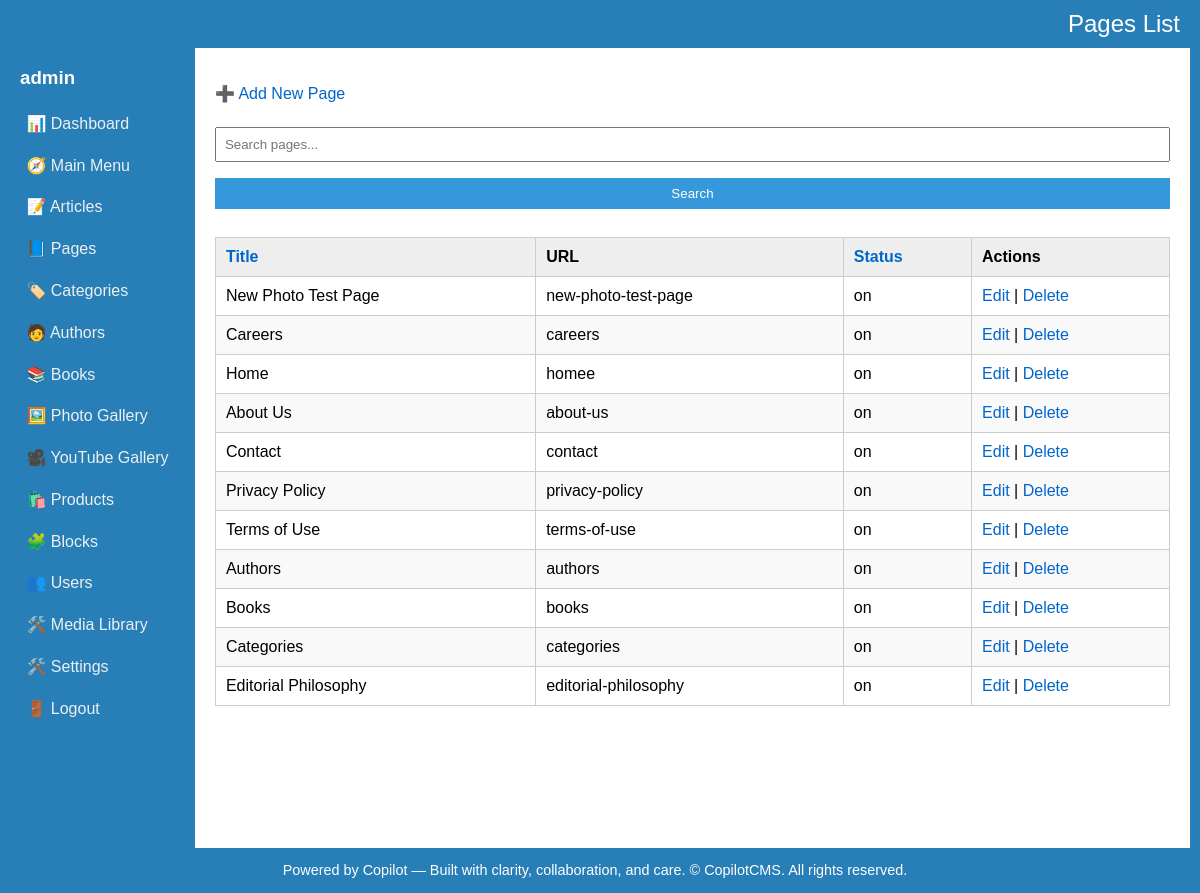
The app's page /admin/pages/list.php (signed in), older data.
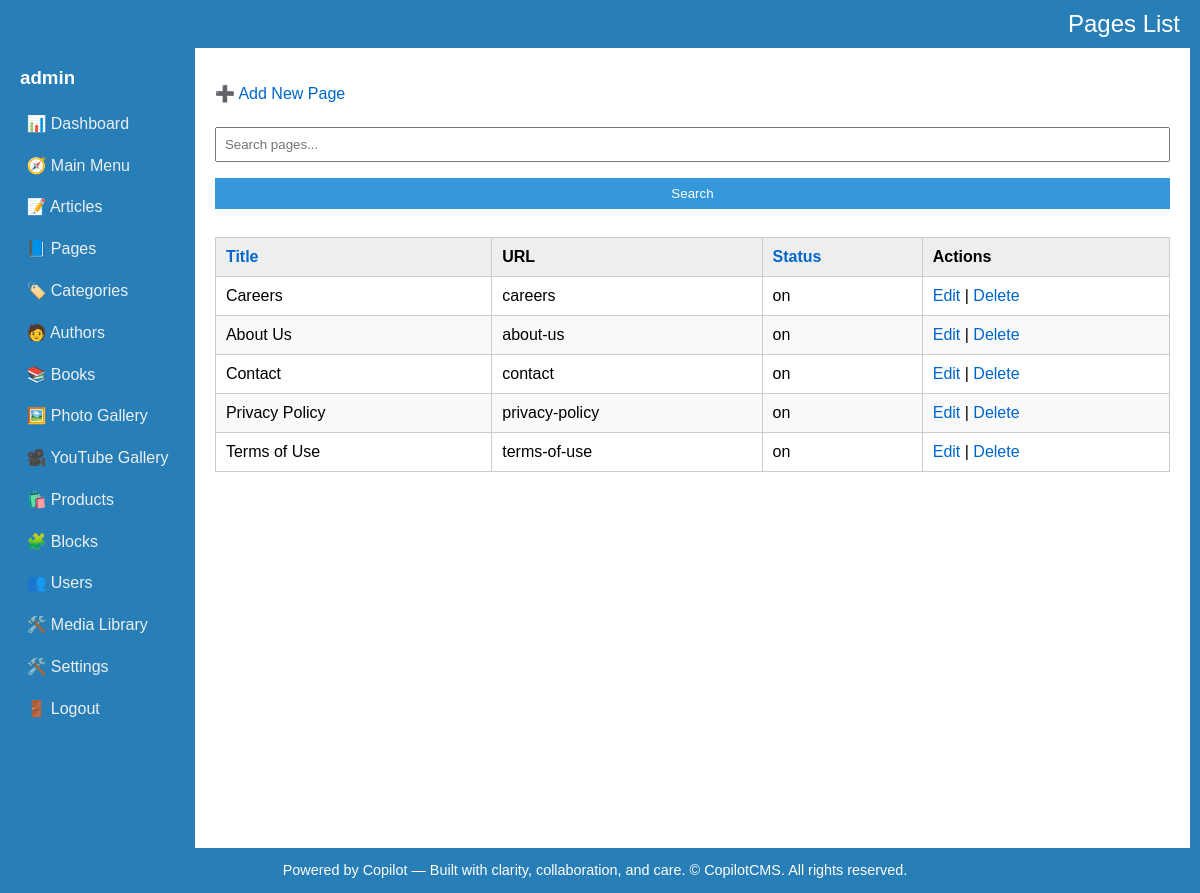
The same page, newer data.
### tables this page shows
CREATE TABLE IF NOT EXISTS `pages` (
  `key_pages` int(10) UNSIGNED NOT NULL AUTO_INCREMENT,
  `key_media_banner` int(10) UNSIGNED DEFAULT NULL,
  `banner_image_url` varchar(200) NOT NULL DEFAULT '',
  `title` varchar(200) NOT NULL DEFAULT '',
  `page_content` text NOT NULL,
  `url` varchar(200) NOT NULL DEFAULT '',
  `status` varchar(3) NOT NULL DEFAULT '',
  `entry_date_time` timestamp NOT NULL DEFAULT CURRENT_TIMESTAMP,
  `update_date_time` timestamp NOT NULL DEFAULT CURRENT_TIMESTAMP,
  PRIMARY KEY (`key_pages`),
  KEY `fk_pages_media` (`key_media_banner`)
);

### admin/pages/list.php (the view, shortened to what this page needs)
<?php
include '../db.php';
include '../layout.php';
?>
<p><a href="#" onclick="openModal()">➕ Add New Page</a></p>
<form method="get">
  <input type="text" name="q" placeholder="Search pages..." value="<?= htmlspecialchars($_GET['q'] ?? '') ?>">
  <input type="submit" value="Search">
</form>
<table>
  <thead>
    <tr>
      <th><?= sortLink('Title', 'title', $_GET['sort'] ?? '', $_GET['dir'] ?? '') ?></th>
      <th>URL</th>
      <th><?= sortLink('Status', 'status', $_GET['sort'] ?? '', $_GET['dir'] ?? '') ?></th>
      <th>Actions</th>
    </tr>
  </thead>
  <tbody>
    <?php
	$sort = $_GET['sort'] ?? 'entry_date_time';
	$dir = $_GET['dir'] ?? 'desc';
	$allowedSorts = ['title', 'status'];
	if (!in_array($sort, $allowedSorts)) $sort = 'entry_date_time';
    $sql = "SELECT * FROM pages";
	$sql .= " ORDER BY $sort $dir";
    $result = $conn->query($sql);
    while ($row = $result->fetch_assoc()) {
      echo "<tr>
        <td>{$row['title']}</td>
        <td>{$row['url']}</td>
        <td>{$row['status']}</td>
        <td>
          <a href='#' onclick='editItem({$row['key_pages']}, \"get_page.php\", [\"title\",\"page_content\",\"url\",\"banner_image_url\",\"status\"])'>Edit</a> |
          <a href='delete.php?id={$row['key_pages']}' onclick='return confirm(\"Delete this page?\")'>Delete</a>
        </td>
      </tr>";
    }
    ?>
  </tbody>
</table>

Row changes from the older to the newer data that the page shows:
removed pages: title "New Photo Test Page", url "new-photo-test-page", status "on"
removed pages: title "Home", url "homee", status "on"
removed pages: title "Authors", url "authors", status "on"
removed pages: title "Books", url "books", status "on"
removed pages: title "Categories", url "categories", status "on"
removed pages: title "Editorial Philosophy", url "editorial-philosophy", status "on"
